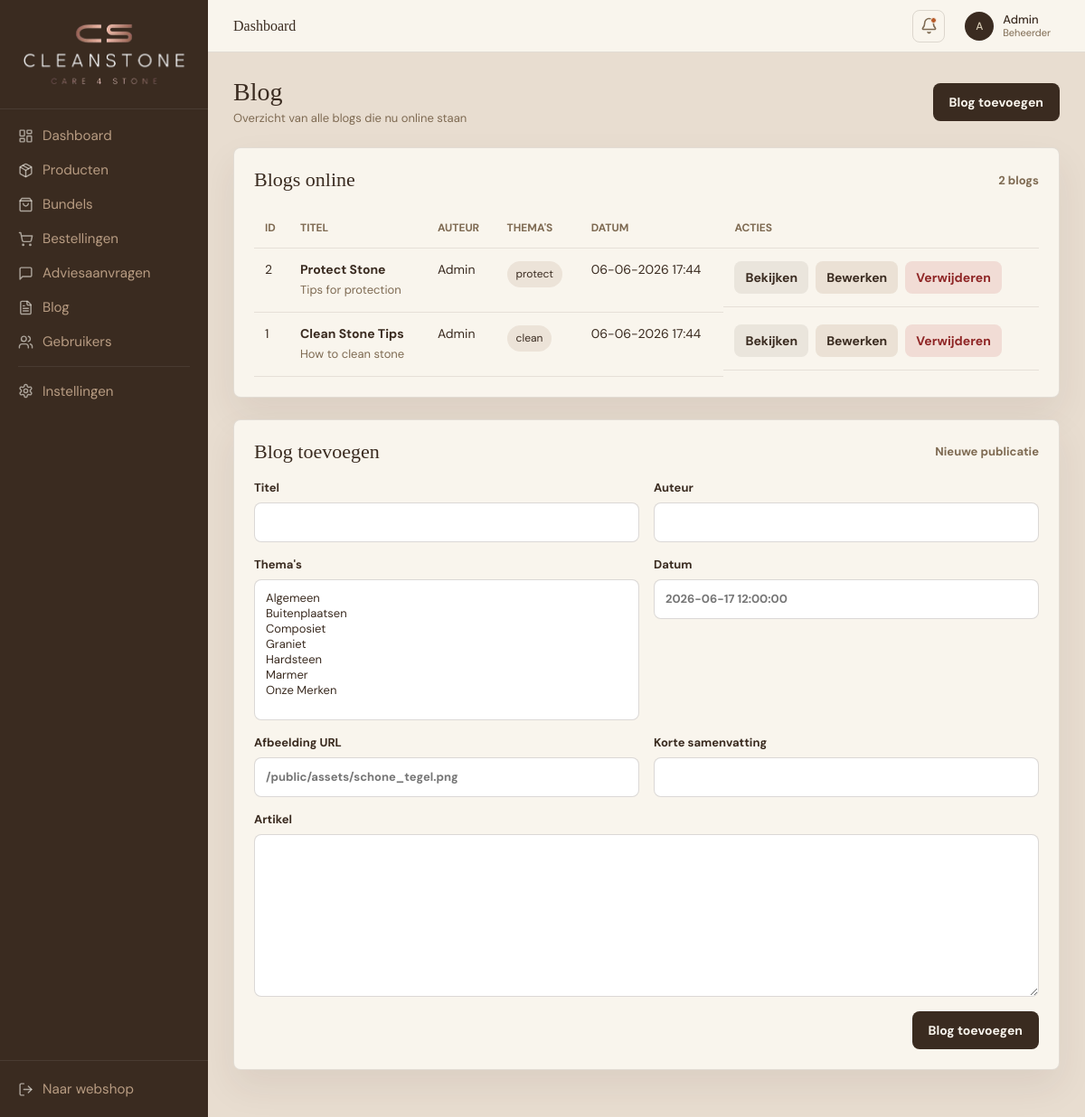
Page /admin/adminBlog.php on the committed database.
### tables this page shows
CREATE TABLE `blog` (
                        `blog_id` int(11) NOT NULL,
                        `title` varchar(45) NOT NULL,
                        `article` text NOT NULL,
                        `arthor` varchar(45) NOT NULL,
                        `tag` varchar(45) NOT NULL,
                        `date` timestamp NOT NULL DEFAULT current_timestamp(),
                        `image` varchar(255) DEFAULT NULL,
                        `excerpt` varchar(255) DEFAULT NULL
);

### autoloader.php (called while the page is built, shortened)
<?php
spl_autoload_register(function ($class) {
    $className = basename(str_replace('\\', '/', $class));
    $paths = [
        __DIR__ . '/controllers/',
        __DIR__ . '/services/',
        __DIR__ . '/public/',
        __DIR__ . '/component/',
        __DIR__ . '/repositories/',
          __DIR__ . '/adminControllers/',
        __DIR__. '/adminServices/',
        __DIR__. '/adminRepositories/',
    ];
    foreach ($paths as $path) {
        $file = $path . $className . '.php';
        if (file_exists($file)) {
            return;
        }
    }
});

### config/db_config.php (called while the page is built)
<?php
return [
    'servername' => getenv('DB_HOST'),
    'username'   => getenv('DB_USER'),
    'password'   => getenv('DB_PASS'),
    'dbname'     => getenv('DB_NAME')
];

### controllers/DatabaseController.php (called while the page is built, shortened)
<?php
class DatabaseController
{
    private PDO $pdo;
    public function __construct()
    {
        $config = require __DIR__ . '/../config/db_config.php';
        try {
            $dsn = "mysql:host={$config['servername']};dbname={$config['dbname']};charset=utf8mb4";
            $this->pdo = new PDO($dsn, $config['username'], $config['password'], [
                PDO::ATTR_ERRMODE => PDO::ERRMODE_EXCEPTION,
                PDO::ATTR_DEFAULT_FETCH_MODE => PDO::FETCH_ASSOC,
            ]);
        } catch (PDOException $e) {
            die("Database connection failed: " . $e->getMessage());
        }
    }
    public function read(string $query, array $params = []): array
    {
        try {
            $stmt = $this->pdo->prepare($query);
            $stmt->execute($params);
            return $stmt->fetchAll(PDO::FETCH_ASSOC) ?: [];
        } catch (PDOException $e) {
            die("DB ERROR: " . $e->getMessage());
        }
    }
}

### adminServices/AdminBlogsService.php (called while the page is built, shortened)
<?php
class AdminBlogsService
{
    private AdminBlogsRepository $blogRepository;
    public function __construct()
    {
        $this->blogRepository = new AdminBlogsRepository();
    }
    public function getAllBlogs(): array
    {
        return $this->blogRepository->getAllBlogs();
    }
    public function getBlogThemes(): array
    {
        $tags = $this->blogRepository->getBlogTags();
        return array_column($tags, 'name');
    }
}

### adminRepositories/AdminBlogsRepository.php (called while the page is built, shortened)
<?php
class AdminBlogsRepository
{
    private DatabaseController $db;
    public function __construct()
    {
        $this->db = new DatabaseController();
    }
    public function getAllBlogs(): array
    {
        return $this->db->read(
            "SELECT b.blog_id,
                    b.title,
                    b.article,
                    b.arthor,
                    COALESCE(GROUP_CONCAT(bt.name ORDER BY bt.display_order ASC SEPARATOR ', '), b.tag) AS tag,
                    COALESCE(GROUP_CONCAT(bt.name ORDER BY bt.display_order ASC SEPARATOR '|'), b.tag) AS tag_keys,
                    b.date,
                    b.image,
                    b.excerpt
             FROM blog b
             LEFT JOIN blog_blogtags bbt ON b.blog_id = bbt.blog_id
             LEFT JOIN blogtags bt ON bbt.blogtag_id = bt.id
             GROUP BY b.blog_id, b.title, b.article, b.arthor, b.tag, b.date, b.image, b.excerpt
             ORDER BY b.date DESC, b.blog_id DESC"
        );
    }
    public function getBlogTags(): array
    {
        return $this->db->read('SELECT name FROM blogtags ORDER BY display_order ASC, name ASC');
    }
}

### admin/adminBlog.php (the view, shortened to what this page needs)
<?php
$loadedByController = isset($blogs);
$old = $old ?? [];
$editBlogId = $editBlogId ?? 0;
if (!$loadedByController) {
    require_once __DIR__ . '/../autoloader.php';
    $blogService = new \adminServices\AdminBlogsService();
    $blogThemes = $blogService->getBlogThemes();
    $blogs = $blogService->getAllBlogs();
}
$blogs = $blogs ?? [];
$blogThemes = $blogThemes ?? [
    'Algemeen',
    'Buitenplaatsen',
    'Composiet',
    'Graniet',
    'Hardsteen',
    'Marmer',
    'Onze Merken',
];
$isEditing = $editBlogId > 0 && !empty($old);
function adminBlogValue(array $old, string $key): string
{
    return htmlspecialchars($old[$key] ?? '', ENT_QUOTES, 'UTF-8');
}
function adminBlogDate(?string $date): string
{
    $timestamp = strtotime($date ?? '');
    return $timestamp ? date('d-m-Y H:i', $timestamp) : htmlspecialchars($date ?? '', ENT_QUOTES, 'UTF-8');
}
function adminBlogSelectedThemes(array $old): array
{
    return [];
}
?>
<!doctype html>
<html lang="nl">
<head>
    <link rel="stylesheet" href="/admin/css/adminMain.css">
    <link rel="stylesheet" href="/admin/css/adminHeader.css">
    <link rel="stylesheet" href="/admin/css/adminBlog.css">
</head>
<body>
<?php require_once __DIR__ . '/../adminComponent/adminSidebar.php'; ?>
<div class="main">
    <?php require_once __DIR__ . '/../adminComponent/adminHeader.php'; ?>
    <main class="content">
        <div class="page-heading blog-heading">
            <div>
                <h1>Blog</h1>
                <p>Overzicht van alle blogs die nu online staan</p>
            </div>
            <a class="add-blog-button" href="#blog-toevoegen">Blog toevoegen</a>
        </div>
        <section class="blog-panel">
            <div class="panel-title">
                <h2>Blogs online</h2>
                <span><?php echo count($blogs); ?> blogs</span>
            </div>
            <?php if (!empty($blogs)): ?>
                <div class="blog-table-wrap">
                    <table class="blog-table">
                        <thead>
                            <tr>
                                <th>ID</th>
                                <th>Titel</th>
                                <th>Auteur</th>
                                <th>Thema's</th>
                                <th>Datum</th>
                                <th>Acties</th>
                            </tr>
                        </thead>
                        <tbody>
                            <?php foreach ($blogs as $blog): ?>
                                <tr>
                                    <td><?php echo (int) $blog['blog_id']; ?></td>
                                    <td>
                                        <strong><?php echo htmlspecialchars($blog['title']); ?></strong>
                                        <span><?php echo htmlspecialchars($blog['excerpt'] ?: substr($blog['article'], 0, 90)); ?></span>
                                    </td>
                                    <td><?php echo htmlspecialchars($blog['arthor']); ?></td>
                                    <td><span class="tag"><?php echo htmlspecialchars($blog['tag']); ?></span></td>
                                    <td><?php echo adminBlogDate($blog['date']); ?></td>
                                    <td class="actions-cell">
                                        <a class="view-link" href="/blog/<?php echo (int) $blog['blog_id']; ?>" target="_blank">Bekijken</a>
                                        <a class="edit-link" href="/admin/adminblog.php?edit=<?php echo (int) $blog['blog_id']; ?>#blog-toevoegen">Bewerken</a>
                                        <form action="/admin/adminblog.php" method="post" onsubmit="return confirm('Weet je zeker dat je deze blog wilt verwijderen?');">
                                            <button class="delete-link" type="submit">Verwijderen</button>
                                        </form>
                                    </td>
                                </tr>
                            <?php endforeach; ?>
                        </tbody>
                    </table>
                </div>
            <?php endif; ?>
        </section>
        <section id="blog-toevoegen" class="blog-panel blog-form-panel">
            <div class="panel-title">
                <h2><?php echo $isEditing ? 'Blog bewerken' : 'Blog toevoegen'; ?></h2>
                <span><?php echo $isEditing ? 'Bestaande publicatie' : 'Nieuwe publicatie'; ?></span>
            </div>
            <form class="blog-form" action="/admin/adminblog.php" method="post">
                <label>
                    Titel
                    <input type="text" name="title" maxlength="45" value="<?php echo adminBlogValue($old, 'title'); ?>" required>
                </label>
                <label>
                    Auteur
                    <input type="text" name="arthor" maxlength="45" value="<?php echo adminBlogValue($old, 'arthor'); ?>" required>
                </label>
                <label>
                    Thema's
                    <select name="tags[]" multiple required>
                        <?php $selectedThemes = adminBlogSelectedThemes($old); ?>
                        <?php foreach ($blogThemes as $theme): ?>
                            <option value="<?php echo htmlspecialchars($theme, ENT_QUOTES, 'UTF-8'); ?>" <?php echo in_array($theme, $selectedThemes, true) ? 'selected' : ''; ?>>
                            </option>
                        <?php endforeach; ?>
                    </select>
                </label>
                <label>
                    Datum
                    <input type="text" name="date" placeholder="2026-06-17 12:00:00" value="<?php echo adminBlogValue($old, 'date'); ?>">
                </label>
                <label>
                    Afbeelding URL
                    <input type="text" name="image" placeholder="/public/assets/schone_tegel.png" value="<?php echo adminBlogValue($old, 'image'); ?>">
                </label>
                <label>
                    Korte samenvatting
                    <input type="text" name="excerpt" maxlength="255" value="<?php echo adminBlogValue($old, 'excerpt'); ?>">
                </label>
                <label class="full">
                    Artikel
                    <textarea name="article" rows="8" required><?php echo adminBlogValue($old, 'article'); ?></textarea>
                </label>
                <div class="form-actions">
                    <button type="submit"><?php echo $isEditing ? 'Blog bijwerken' : 'Blog toevoegen'; ?></button>
                </div>
            </form>
        </section>
    </main>
</div>
</body>
</html>

### admin/css/adminMain.css (style rules this page uses)
:root { --title-font: "Playfair Display", serif; --body-font: 'DM Sans', sans-serif; --charcoal-clay: #3A2B20; --rustic-taupe: #7E6A52; --warm-beige: #B89C82; --creamy-taupe: #DACFB6; --soft-white: #F9F5ED; --white: #fff; --green: #00C950; --red: #FB2C36; --title-size: 2rem; --page-title-size: 3.5rem; --section-title-size: 1rem; --small-title-size: 1.25rem; --paragraph-size: 1rem; --list-text-size: 0.8rem; --button-size: 0.95rem; --badge-size: 0.8rem; }
* { box-sizing: border-box; margin: 0; padding: 0; }
h1, h2, h3, h4, h5, h6 { font-family: var(--title-font); font-weight: 500; }
p, ul, ol, dl, dt, dd ,a, span, button, input, textarea { font-family: var(--body-font); }
p { font-size: var(--paragraph-size); }
body { font-family: var(--body-font); background-color: #E8DDD0; height: 100vh; color: var(--charcoal-clay); display: flex; }

### admin/css/adminHeader.css (style rules this page uses)
.main { flex: 1; display: flex; flex-direction: column; overflow: hidden; }

### admin/css/adminBlog.css (style rules this page uses)
.content { flex: 1; padding: 28px; overflow-y: auto; }
.page-heading { margin-bottom: 24px; }
.blog-heading { display: flex; align-items: center; justify-content: space-between; gap: 18px; }
.page-heading h1 { font-size: 28px; color: var(--charcoal-clay); }
.page-heading p { font-size: 13px; color: var(--rustic-taupe); margin-top: 4px; }
.add-blog-button, .form-actions button, .view-link, .edit-link, .delete-link, .cancel-edit { border: 0; border-radius: 8px; cursor: pointer; font-size: 14px; font-weight: 700; text-decoration: none; }
.add-blog-button, .form-actions button { background: var(--charcoal-clay); color: var(--soft-white); padding: 12px 18px; white-space: nowrap; }
.blog-panel { background: var(--soft-white); border: 1px solid rgba(58, 43, 32, 0.12); border-radius: 8px; box-shadow: 0 18px 40px rgba(58, 43, 32, 0.08); margin-bottom: 24px; padding: 22px; }
.panel-title { display: flex; align-items: center; justify-content: space-between; gap: 14px; margin-bottom: 18px; }
.panel-title h2 { color: var(--charcoal-clay); font-size: 22px; }
.panel-title span { color: var(--rustic-taupe); font-size: 13px; font-weight: 700; }
.blog-table-wrap { overflow-x: auto; }
.blog-table { border-collapse: collapse; min-width: 840px; width: 100%; }
.blog-table th, .blog-table td { border-bottom: 1px solid rgba(58, 43, 32, 0.1); padding: 14px 12px; text-align: left; vertical-align: top; }
.blog-table th { color: var(--rustic-taupe); font-size: 12px; letter-spacing: 0; text-transform: uppercase; }
.blog-table td { color: var(--charcoal-clay); font-size: 14px; }
.blog-table td strong, .blog-table td span { display: block; }
.blog-table td span { color: var(--rustic-taupe); font-size: 13px; line-height: 1.45; margin-top: 5px; max-width: 360px; }
.tag { background: rgba(184, 156, 130, 0.2); border-radius: 999px; color: var(--charcoal-clay) !important; display: inline-block !important; font-size: 12px !important; margin-top: 0 !important; padding: 6px 10px; }
.view-link { background: rgba(58, 43, 32, 0.08); color: var(--charcoal-clay); display: inline-flex; padding: 9px 12px; }
.edit-link { background: rgba(184, 156, 130, 0.22); color: var(--charcoal-clay); display: inline-flex; padding: 9px 12px; }
.delete-link { background: rgba(176, 45, 45, 0.12); color: #8f2626; display: inline-flex; padding: 9px 12px; }
.actions-cell { display: flex; flex-wrap: wrap; gap: 8px; min-width: 260px; }
.actions-cell form { display: inline-flex; }
.blog-form { display: grid; gap: 16px; grid-template-columns: repeat(2, minmax(0, 1fr)); }
.blog-form label { color: var(--charcoal-clay); display: flex; flex-direction: column; font-size: 13px; font-weight: 700; gap: 8px; }
.blog-form .full, .form-actions { grid-column: 1 / -1; }
.blog-form input, .blog-form select, .blog-form textarea { background: #fff; border: 1px solid rgba(58, 43, 32, 0.18); border-radius: 8px; color: var(--charcoal-clay); font: inherit; min-height: 44px; padding: 11px 12px; width: 100%; }
.blog-form select { cursor: pointer; }
.blog-form select[multiple] { min-height: 156px; }
.blog-form textarea { line-height: 1.5; resize: vertical; }
.form-actions { display: flex; gap: 10px; justify-content: flex-end; }

### rows in the picture
blog: blog_id "2", title "Protect Stone", excerpt "Tips for protection", arthor "Admin", tag "protect", date "06-06-2026 17:44"
blog: blog_id "1", title "Clean Stone Tips", excerpt "How to clean stone", arthor "Admin", tag "clean", date "06-06-2026 17:44"

### other values in the picture
count($blogs) "2"
